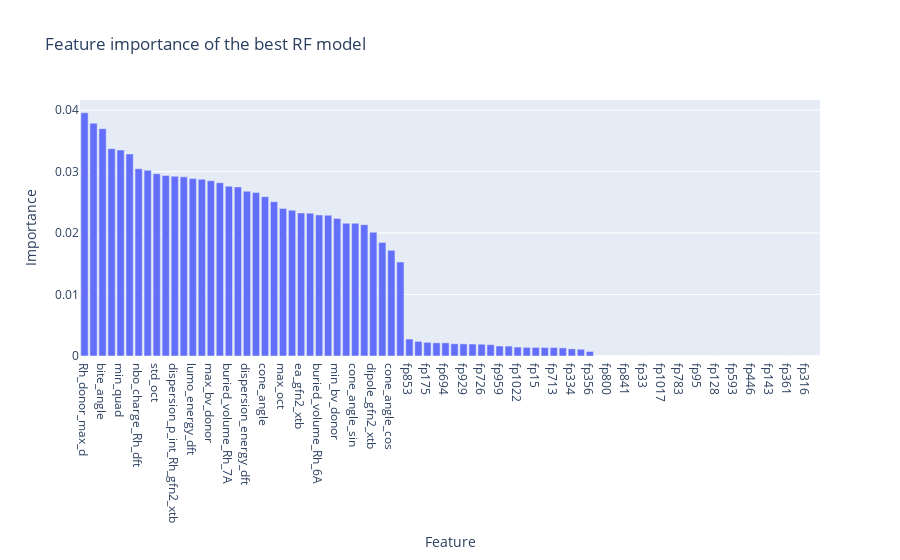

Notebook source saved alongside this figure:
### Code cell
res.fig_fi

### Figure 1 — Plotly figure (JSON) as saved in the notebook; plotly's stock layout.template omitted (floating-point values rounded to 4 significant figures)
{"data": [{"alignmentgroup": "True", "hovertemplate": "index=%{x}<br>importance=%{y}<extra></extra>", "legendgroup": "", "marker": {"color": "#636efa", "pattern": {"shape": ""}}, "name": "", "offsetgroup": "", "orientation": "v", "showlegend": false, "textposition": "auto", "type": "bar", "x": ["Rh_donor_max_d", "lone_pair_occ_max", "bite_angle", "min_NBO_donor", "min_quad", "buried_volume_Rh_3.5A", "nbo_charge_Rh_dft", "buried_volume_Rh_4A", "std_oct", "Rh_donor_min_d", "dispersion_p_int_Rh_gfn2_xtb", "bite_angle_cos", "lumo_energy_dft", "min_oct", "max_bv_donor", "homo_energy_dft", "buried_volume_Rh_7A", "buried_volume_Rh_5A", "dispersion_energy_dft", "mulliken_charge_Rh_dft", "cone_angle", "std_quad", "max_oct", "lone_pair_occ_min", "ea_gfn2_xtb", "max_NBO_donor", "buried_volume_Rh_6A", "ratio_min_oct_min_quad", "min_bv_donor", "ratio_std_oct_std_quad", "cone_angle_sin", "max_quad", "dipole_gfn2_xtb", "dipole_moment_dft", "cone_angle_cos", "bite_angle_sin", "fp853", "fp329", "fp175", "fp1020", "fp694", "fp64", "fp929", "fp389", "fp726", "fp122", "fp959", "fp341", "fp1022", "fp328", "fp15", "fp849", "fp713", "fp342", "fp334", "fp1009", "fp356", "fp847", "fp800", "fp801", "fp841", "fp961", "fp33", "fp755", "fp1017", "fp12", "fp783", "fp245", "fp95", "fp291", "fp128", "fp615", "fp593", "fp585", "fp446", "fp438", "fp143", "fp378", "fp361", "fp222", "fp316", "fp695"], "xaxis": "x", "y": [0.03955, 0.03786, 0.03697, 0.03372, 0.03348, 0.03286, 0.03045, 0.03019, 0.02964, 0.02934, 0.02922, 0.02914, 0.02885, 0.02875, 0.0285, 0.02817, 0.02762, 0.0275, 0.02678, 0.0266, 0.02591, 0.02509, 0.02399, 0.02371, 0.02326, 0.02322, 0.02294, 0.02289, 0.02235, 0.02158, 0.02157, 0.02135, 0.02013, 0.01846, 0.01719, 0.01529, 0.00276, 0.00238, 0.002221, 0.002142, 0.002138, 0.001993, 0.00197, 0.001948, 0.001916, 0.001843, 0.001626, 0.00161, 0.00145, 0.001402, 0.001394, 0.001383, 0.001381, 0.001317, 0.001161, 0.001095, 0.0007343, 0, 0, 0, 0, 0, 0, 0, 0, 0, 0, 0, 0, 0, 0, 0, 0, 0, 0, 0, 0, 0, 0, 0, 0, 0], "yaxis": "y"}], "layout": {"barmode": "relative", "legend": {"tracegroupgap": 0}, "title": {"text": "Feature importance of the best RF model"}, "xaxis": {"anchor": "y", "domain": [0, 1], "title": {"text": "Feature"}}, "yaxis": {"anchor": "x", "domain": [0, 1], "title": {"text": "Importance"}}}}
